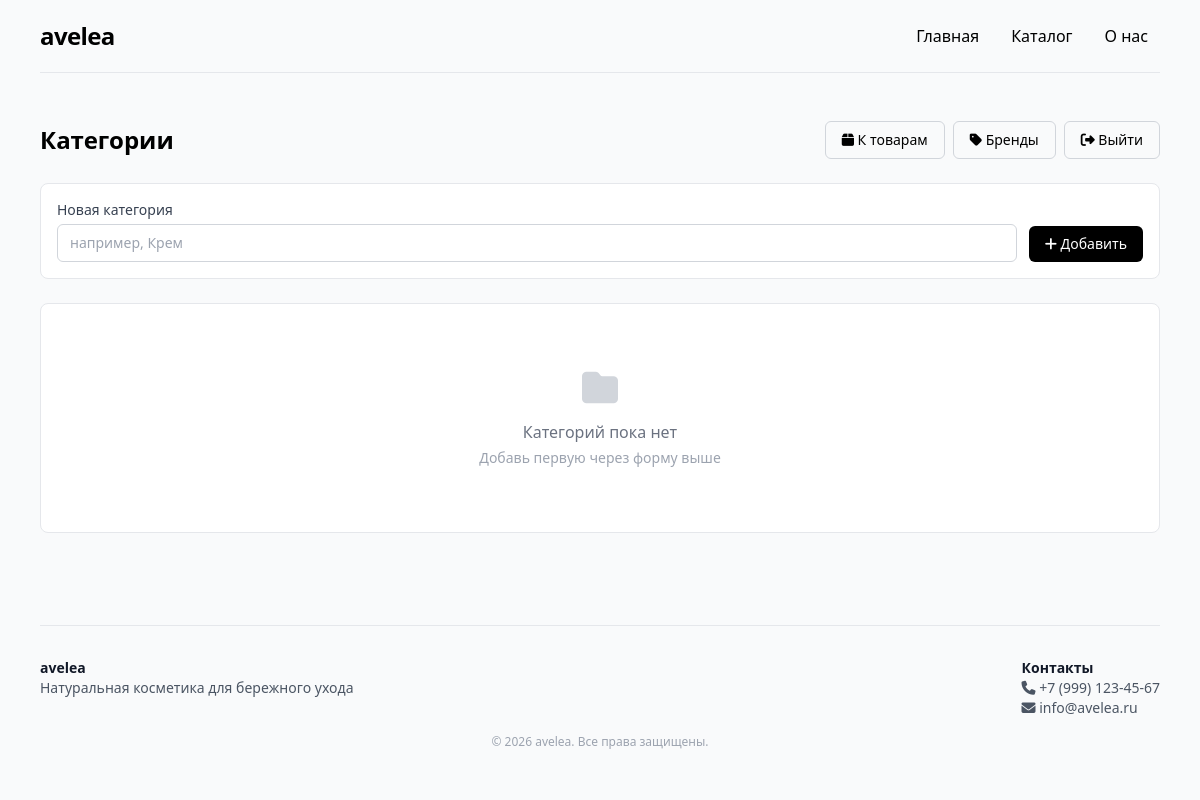
/admin/categories (signed in), run on an earlier commit of the app's database.
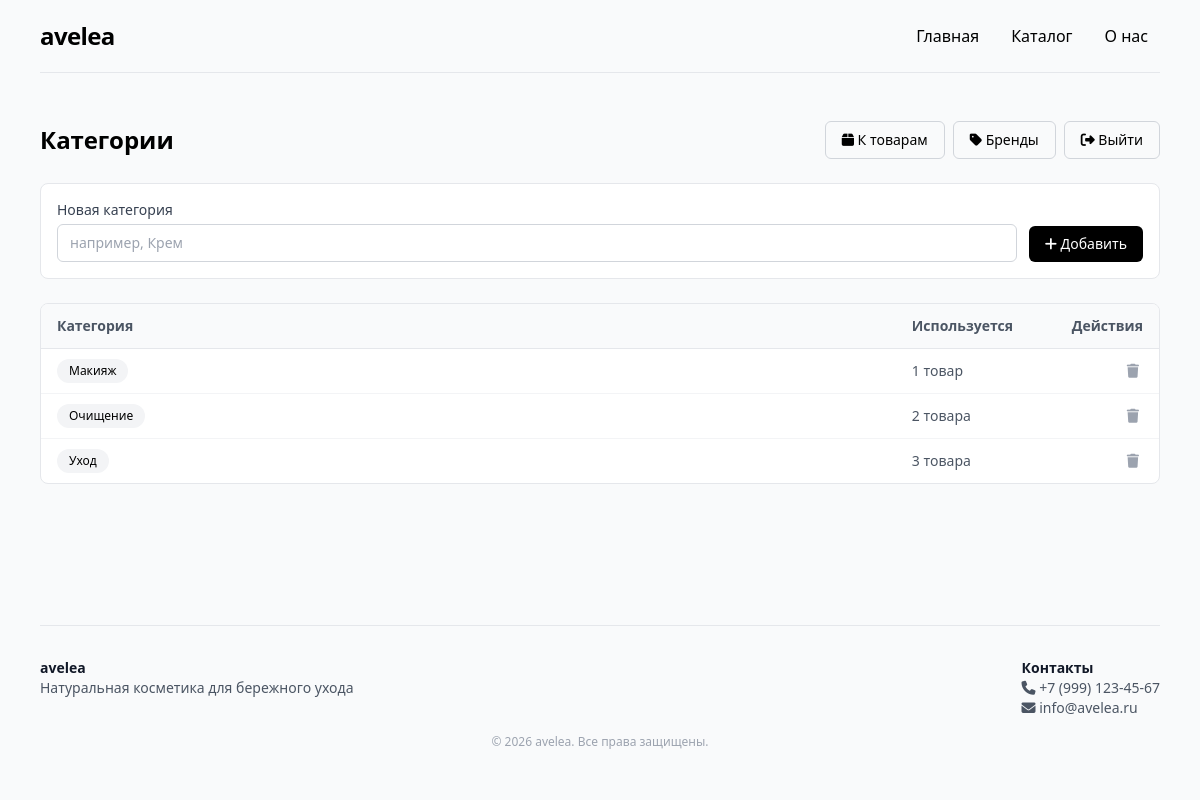
And on a later commit of the database.
### app/models.py (models this page shows)
class Category(Base):
    __tablename__ = "categories"
    id = Column(Integer, primary_key=True, index=True)
    name = Column(String(100), unique=True, nullable=False, index=True)

### app/main.py (the view)
@app.get("/admin/categories", response_class=HTMLResponse)
async def admin_categories(request: Request, db: Session = Depends(get_db), _: bool = Depends(require_admin)):
    categories = db.query(Category).order_by(Category.name).all()
    counts = {}
    for (cat_str,) in db.query(Product.category).all():
        for c in _parse_list(cat_str):
            counts[c] = counts.get(c, 0) + 1
    return templates.TemplateResponse("admin_categories.html", {
        "request": request,
        "categories": categories,
        "counts": counts,
    })

### app/templates/admin_categories.html
{% extends "base.html" %}
{% block content %}
<div class="flex flex-wrap items-center justify-between gap-3 mb-6">
    <h1 class="text-2xl font-semibold">Категории</h1>
    <div class="flex gap-2">
        <a href="/admin/products"
           class="border border-gray-300 px-4 py-2 rounded-md hover:bg-gray-50 text-sm">
            <i class="fas fa-box"></i> К товарам
        </a>
        <a href="/admin/brands"
           class="border border-gray-300 px-4 py-2 rounded-md hover:bg-gray-50 text-sm">
            <i class="fas fa-tag"></i> Бренды
        </a>
        <a href="/admin/logout"
           class="border border-gray-300 px-4 py-2 rounded-md hover:bg-gray-50 text-sm">
            <i class="fas fa-sign-out-alt"></i> Выйти
        </a>
    </div>
</div>
<form method="post" action="/admin/categories/new" autocomplete="off"
      class="bg-white border border-gray-200 rounded-lg p-4 mb-6 flex flex-wrap items-end gap-3">
    <div class="flex-1 min-w-[200px]">
        <label class="block text-sm font-medium text-gray-700 mb-1">Новая категория</label>
        <input type="text" name="name" required placeholder="например, Крем"
               class="w-full border border-gray-300 rounded-md px-3 py-2 text-sm focus:outline-none focus:ring-2 focus:ring-black">
    </div>
    <button type="submit"
            class="bg-black text-white px-4 py-2 rounded-md hover:opacity-90 text-sm">
        <i class="fas fa-plus"></i> Добавить
    </button>
</form>
{% if categories %}
<div class="bg-white border border-gray-200 rounded-lg overflow-hidden">
    <table class="w-full text-sm">
        <thead class="bg-gray-50 border-b border-gray-200 text-left text-gray-600">
            <tr>
                <th class="px-4 py-3">Категория</th>
                <th class="px-4 py-3 w-40">Используется</th>
                <th class="px-4 py-3 w-24 text-right">Действия</th>
            </tr>
        </thead>
        <tbody>
            {% for c in categories %}
            <tr class="border-b border-gray-100 last:border-0 hover:bg-gray-50">
                <td class="px-4 py-2">
                    <span class="inline-block px-3 py-1 bg-gray-100 rounded-full text-xs">{{ c.name }}</span>
                </td>
                <td class="px-4 py-2 text-gray-600">
                    {% set n = counts.get(c.name, 0) %}
                    {% if n %}
                        {{ n }} {{ "товар" if n == 1 else ("товара" if n < 5 else "товаров") }}
                    {% else %}
                        <span class="text-gray-400">не используется</span>
                    {% endif %}
                </td>
                <td class="px-4 py-2 text-right">
                    <form method="post" action="/admin/categories/{{ c.id }}/delete"
                          onsubmit="return confirm('Удалить категорию «{{ c.name }}»? Она будет убрана из всех товаров.');"
                          class="inline">
                        <button type="submit"
                                class="text-gray-400 hover:text-red-500 p-1" title="Удалить">
                            <i class="fas fa-trash"></i>
                        </button>
                    </form>
                </td>
            </tr>
            {% endfor %}
        </tbody>
    </table>
</div>
{% else %}
<div class="text-center py-16 bg-white border border-gray-200 rounded-lg">
    <i class="fas fa-folder text-4xl text-gray-300 mb-3"></i>
    <p class="text-gray-500">Категорий пока нет</p>
    <p class="text-sm text-gray-400 mt-1">Добавь первую через форму выше</p>
</div>
{% endif %}
{% endblock %}

What changed in the data, as far as the page shows it:
added Category: name "Макияж", id "1", value "товар"
added Category: name "Очищение", id "2", value "товара"
added Category: name "Уход", id "3", value "товара"
Also different on the page:
text no longer shown: "Категорий пока нет Добавь первую через форму выше"
text now shown: "Категория Используется Действия"
